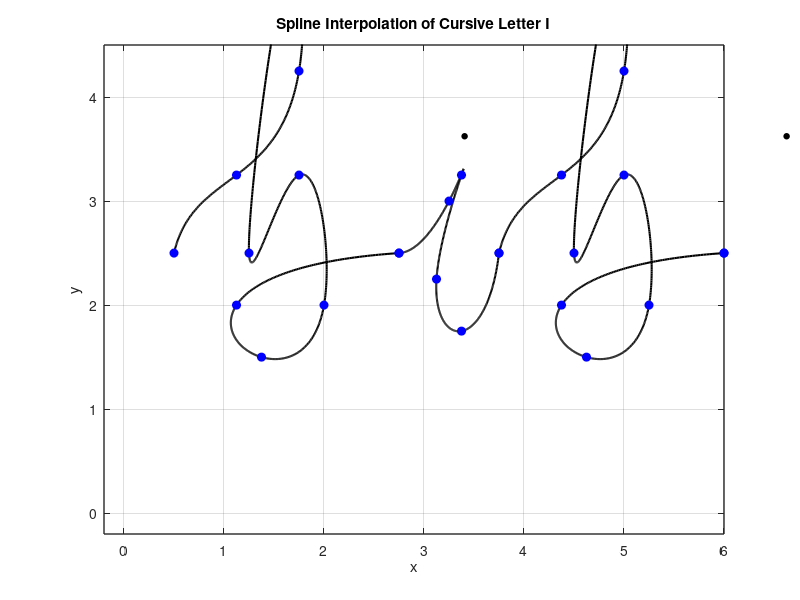

The MATLAB script that drew this image:
%% Letter B
% Define data points for x and y coordinates
x = [0.5 1.125 1.75 1.625 1.25 1.75 2 1.375 1.125 2.75];
y = [2.5 3.25 4.25 5.25 2.5 3.25 2 1.5 2 2.5];

n = length(x);
t = 0:n-1; % Parametric coordinate t
tt = 0:0.01:n-1; % More dense coordinate tt for spline interpolation

% Compute spline interpolation
xx = spline(t, x, tt);
yy = spline(t, y, tt);

% Plot settings
figure(1)
plot(xx, yy, 'k', 'LineWidth', 1.5) % plot spline
hold on
plot(x, y, 'bo', 'MarkerFaceColor', 'b') % plot data points
axis([-0.2 6 -0.2 4.5])
grid on
title('Spline Interpolation of Cursive Letter B')
xlabel('x')
ylabel('y')
set(gca, 'FontSize', 10, 'LineWidth', 1)
grid on

%% Letter I
% Define data points for x and y coordinates
x = [2.75 3.25 3.375 3.125 3.375 3.75];
y = [2.5 3 3.25 2.25 1.75 2.5];
dot_x = 6.6;
dot_y = 3.625; 

n = length(x);
t = 0:n-1; % Parametric coordinate t
tt = 0:0.01:n-1; % More dense coordinate tt for spline interpolation

% Compute spline interpolation
xx = spline(t, x, tt);
yy = spline(t, y, tt);

% Plot settings
figure(1)
plot(xx, yy, 'k', 'LineWidth', 1.5) % plot spline
hold on
plot(x, y, 'bo', 'MarkerFaceColor', 'b') % plot data points
text(dot_x, dot_y, '•', 'Color', 'k', 'FontSize', 13);
axis([-0.2 6 -0.2 4.5])
grid on
title('Spline Interpolation of Cursive Letter I')
xlabel('x')

%% Letter B(2)
% Define data points for x and y coordinates
x = [0.5 1.125 1.75 1.625 1.25 1.75 2 1.375 1.125 2.75];
y = [2.5 3.25 4.25 5.25 2.5 3.25 2 1.5 2 2.5];

x_shift = 3.25;
x = x + x_shift;

n = length(x);
t = 0:n-1; % Parametric coordinate t
tt = 0:0.01:n-1; % More dense coordinate tt for spline interpolation

% Compute spline interpolation
xx = spline(t, x, tt);
yy = spline(t, y, tt);

% Plot settings
figure(1)
plot(xx, yy, 'k', 'LineWidth', 1.5) % plot spline
hold on
plot(x, y, 'bo', 'MarkerFaceColor', 'b') % plot data points
axis([-0.2 6 -0.2 4.5])
grid on
title('Spline Interpolation of Cursive Letter B')
xlabel('x')
ylabel('y')
set(gca, 'FontSize', 10, 'LineWidth', 1)
grid on

%% Letter I (2)
% Define data points for x and y coordinates
x = [2.75 3.25 3.375 3.125 3.375 3.75];
y = [2.5 3 3.25 2.25 1.75 2.5];
dot_x = 3.375;
dot_y = 3.625; 

x_shift = 3.25;
x = x + x_shift

n = length(x);
t = 0:n-1; % Parametric coordinate t
tt = 0:0.01:n-1; % More dense coordinate tt for spline interpolation

% Compute spline interpolation
xx = spline(t, x, tt);
yy = spline(t, y, tt);

% Plot settings
figure(1)
plot(xx, yy, 'k', 'LineWidth', 1.5) % plot spline
hold on
plot(x, y, 'bo', 'MarkerFaceColor', 'b') % plot data points
text(dot_x, dot_y, '•', 'Color', 'k', 'FontSize', 13);
axis([-0.2 6 -0.2 4.5])
grid on
title('Spline Interpolation of Cursive Letter I')
xlabel('x')